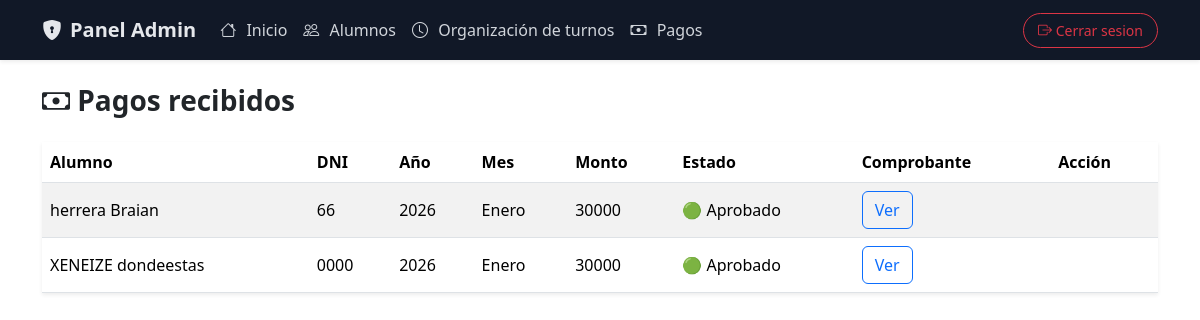
Page /admin/pagos (signed in) on the earlier database version.
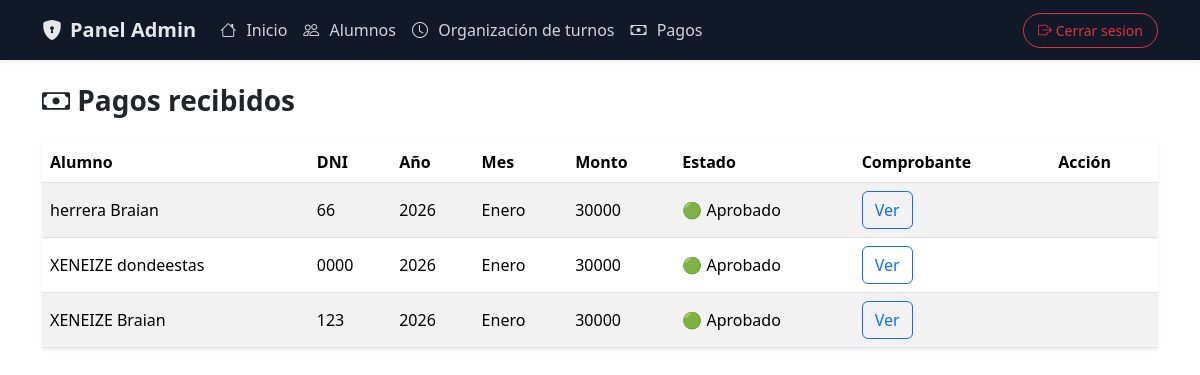
Same page on the later database version.
### models.py (models this page shows)
class Pago(db.Model):
    __tablename__ = "pagos"
    id = db.Column(db.Integer, primary_key=True)
    alumno_id = db.Column(db.Integer, db.ForeignKey("alumnos.id"))
    mes = db.Column(db.Integer)
    anio = db.Column(db.Integer)
    monto = db.Column(db.Integer, default=30000)
    comprobante = db.Column(db.String(200))
    estado = db.Column(db.String(20), default="pendiente")

class Alumno(db.Model):
    __tablename__ = "alumnos"
    id = db.Column(db.Integer, primary_key=True)
    nombre = db.Column(db.String(50), nullable=False)
    apellido = db.Column(db.String(50), nullable=False)
    dni = db.Column(db.String(20), nullable=False, unique=True)
    edad = db.Column(db.Integer, nullable=False)
    turno = db.Column(db.String(20), nullable=False)
    fecha_alta = db.Column(db.Date, default=date.today)
    pagos = db.relationship("Pago", backref="alumno", lazy=True)

### main.py (the view)
@app.route("/admin/pagos")
def admin_pagos():
    if session.get("rol") != "admin":
        return redirect("/login")
    pagos = Pago.query.all()
    for pago in pagos:
        try:
            pago.mes_nombre = MESES_ES_NUM.get(int(pago.mes), "Mes invalido")
        except ValueError:
            pago.mes_nombre = pago.mes
    return render_template("admin/pagos.html", pagos=pagos)

### templates/admin/pagos.html (shortened to what this page needs)
{% extends "admin/base_admin.html" %}
{% block body %}
<h3 class="fw-bold mb-4">
    <i class="bi bi-cash"></i> Pagos recibidos
</h3>
<div class="table-reponsive">
    <table class="table table-striped shadow-sm align-middle text-nowrap">
    <thead>
        <tr>
            <th>Alumno</th>
            <th class="d-none d-md-table-cell">DNI</th>
            <th class="d-none d-md-table-cell">Año</th>
            <th>Mes</th>
            <th class="d-none d-md-table-cell">Monto</th>
            <th>Estado</th>
            <th>Comprobante</th>
            <th>Acción</th>
        </tr>
    </thead>
    <tbody>
        {% for pago in pagos %}
        <tr>
            <td>{{ pago.alumno.apellido }} {{ pago.alumno.nombre }}</td>
            <td class="d-none d-md-table-cell">{{ pago.alumno.dni }}</td>
            <td class="d-none d-md-table-cell">{{ pago.anio }}</td>
            <td>{{ pago.mes_nombre }}</td>
            <td class="d-none d-md-table-cell">{{ pago.monto }}</td>
            <td>
                {% if pago.estado == "enviado" %}
                    🟡 En revisión
                {% elif pago.estado == "aprobado" %}
                    🟢 Aprobado
                {% endif %}
            </td>
            <td>
                {% if pago.comprobante %}
                <a href="{{ url_for('static', filename='comprobantes/' + pago.comprobante) }}"
                   target="_blank"
                   class="btn btb-sm btn-outline-primary">
                    Ver
                </a>
                {% endif %}
            </td>
            <td>
            </td>
        </tr>
        {% endfor %}
    </tbody>
</table>
</div>
{% endblock %}

Differences in the rows shown:
added Pago: alumno.apellido "XENEIZE", alumno.nombre "Braian", alumno.dni "123", anio "2026", mes_nombre "Enero", monto "30000", estado "🟢 Aprobado"
